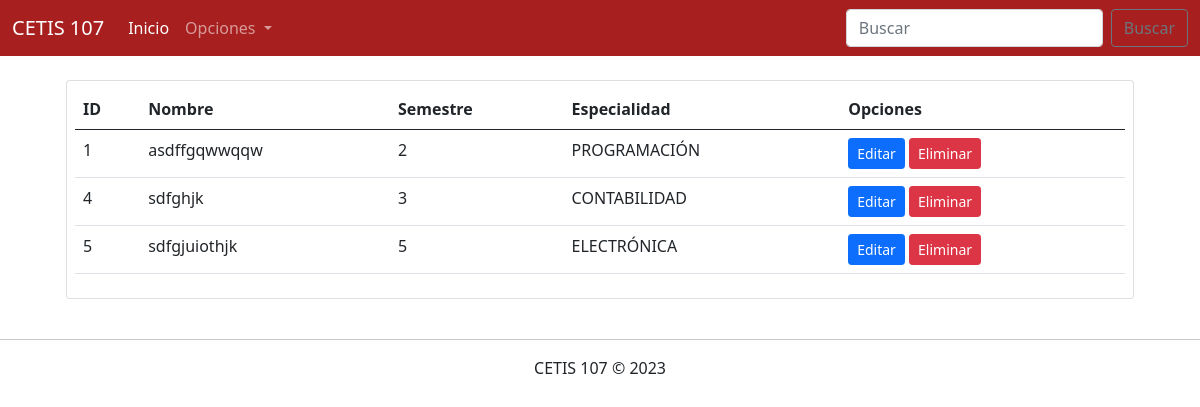
The page /parcial3/ConsultarMaterias.php on the database its author committed.
### tables this page shows
CREATE TABLE `materias` (
  `id` int(11) NOT NULL,
  `nombre` varchar(100) NOT NULL,
  `semestre` varchar(110) NOT NULL,
  `especialidad` varchar(110) NOT NULL
);

### parcial3/consultarMaterias.php (the view, shortened to what this page needs)
<!DOCTYPE html>
<html lang="en">
<head>
    <link rel="stylesheet" href="css/bootstrap.css">
</head>
<body>
    <?php
        include 'menu.php';
        include 'conexion.php';
        $sql = "SELECT * FROM materias";
        $datos = $conexion->query($sql);
    ?>
    <div class="container">
        <div class="row">
            <div class="col-12">
                <?php if($datos->num_rows > 0) { ?>
                <div class="table-responsive card m-4 p-2">
                    <table class="table table-hover">
                        <thead>
                            <tr>
                                <th>ID</th>
                                <th>Nombre</th>
                                <th>Semestre</th>
                                <th>Especialidad</th>
                                <th>Opciones</th>
                            </tr>
                        </thead>
                        <tbody>
                            <?php while($registro = $datos->fetch_assoc()){ ?>
                                <tr>
                                    <td><?php echo $registro["id"]; ?></td>
                                    <td><?php echo $registro["nombre"]; ?></td>
                                    <td><?php echo $registro["semestre"]; ?></td>
                                    <td><?php echo $registro["especialidad"]; ?></td>
                                    <td>
                                        <a href="editarMaterias.php?id=<?php echo $registro["id"]; ?>"  class="btn btn-sm btn-primary">Editar</a>
                                        <a href="eliminarMaterias.php?id=<?php echo $registro["id"]; ?>" class="btn btn-sm btn-danger">Eliminar</a>
                                    </td>
                                </tr>
                            <?php } ?>
                        </tbody>
                    </table>
                </div>
                <?php } else { ?>
                    <h2 class="m-4">No existe datos de alumnos en la base e datos</h2>
                <?php } ?>
            </div>
        </div>
    </div>
    <footer class="text-center">
        <hr>
        CETIS 107 &copy; 2023
    </footer>
</body>
</html>

### rows shown on the page
materias: id "1", nombre "asdffgqwwqqw", semestre "2", especialidad "PROGRAMACIÓN"
materias: id "4", nombre "sdfghjk", semestre "3", especialidad "CONTABILIDAD"
materias: id "5", nombre "sdfgjuiothjk", semestre "5", especialidad "ELECTRÓNICA"
